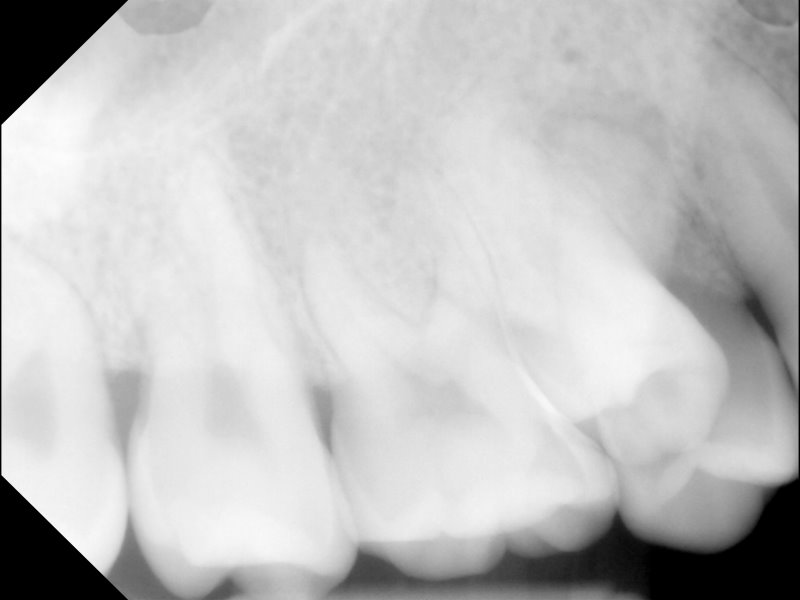
%> input picture 1_Image_Filtering/teeth.jpg, 800 x 600 px
$ octave HW1_2b.m   (GNU Octave 9; MATLAB toolbox functions it lacks are replaced by stand-ins)
%> lines starting %> are read from the running program, lines starting %| are printed output that depends on the picture
clear all; clc; close all;

I = imread('teeth.jpg');
%> I is the input picture: size 600x800 uint8; min 0, max 255, mean 193.1
%% Using the codes from 2a
n = 8;
M = size(I,1);
%> M = 600
N = size(I,2);
%> N = 800
min_level = double(min(min(I)));
%> min_level = 0
max_level = double(max(max(I)));
%> max_level = 255

h = zeros(max_level-min_level+1,1);
for i = 1:M
    for j = 1:N
        h(I(i,j)-min_level+1) = h(I(i,j)-min_level+1) + 1;
    end
end
%> after the loop, h = 256 values, max 25134 at index 1, min 0 at index 256, mean 1875

cdf = h;
%> cdf has the same summary as h
for i = 2:length(h)
   cdf(i) = cdf(i-1)+h(i);
end
%> after the loop, cdf = 256 values from 25134 to 480000

q = (2^n-1)/(M*N).*cdf;
%> q = 256 values from 13.35 to 255
q_round = round(q);
%> q_round = 256 values from 13 to 255

for i = 1:M
    for j = 1:N
        I_eq(i,j) = uint8(q_round(uint8(I(i,j))+1));
    end
end
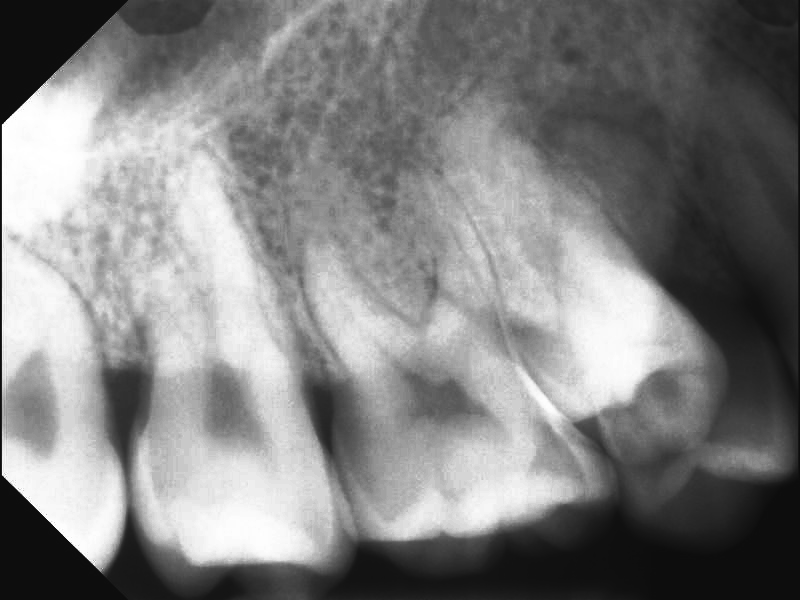
%> I_eq: size 600x800 uint8; min 13, max 255, mean 129.4

h_eq = zeros(max_level-min_level+1,1);
for i = 1:M
    for j = 1:N
        h_eq(I_eq(i,j)-min_level+1) = h_eq(I_eq(i,j)-min_level+1) + 1;
    end
end
%> after the loop, h_eq = 256 values, max 25134 at index 14, min 0 at index 1, mean 1875

level = min_level:max_level;
%> level = 256 values from 0 to 255

figure('pos',[0 100 1300 500]);
subplot(2,4,1); imshow(I,[min_level,max_level]);
title('Original Image')
subplot(2,4,2); imshow(I_eq,[min_level,max_level]);
title('Histogram Equalized Image')
subplot(2,4,5); bar(level,h); axis([-10 300 0 40000]);
title('codes from 2a')
xlabel('level'); ylabel('# of pixels')
subplot(2,4,6); bar(level,h_eq); axis([-10 300 0 40000]);
title('codes from 2a')
xlabel('level'); ylabel('# of pixels')

%% Using MATLAB built-in commands
subplot(2,4,3); imshow(I,[min_level,max_level]);
title('Original Image')
subplot(2,4,4); histeq(I);
title('Histogram Equalized Image')
subplot(2,4,7); histogram(I,2^n);
title('MATLAB built-in'); axis([-10 300 0 40000]);
xlabel('level'); ylabel('# of pixels')
subplot(2,4,8); histogram(histeq(I),2^n);
title('MATLAB built-in')
xlabel('level'); ylabel('# of pixels')
%> after `ylabel('# of pixels')`:
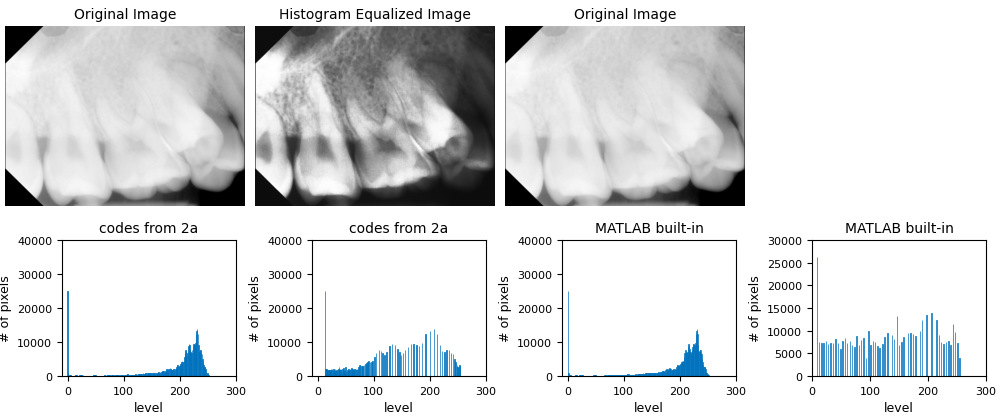
%> figure redrawn from the program's plot data, 7 panels

%% Error between the codes from 2a and MATLAB built-in commands
err = double(I_eq)-double(histeq(I));
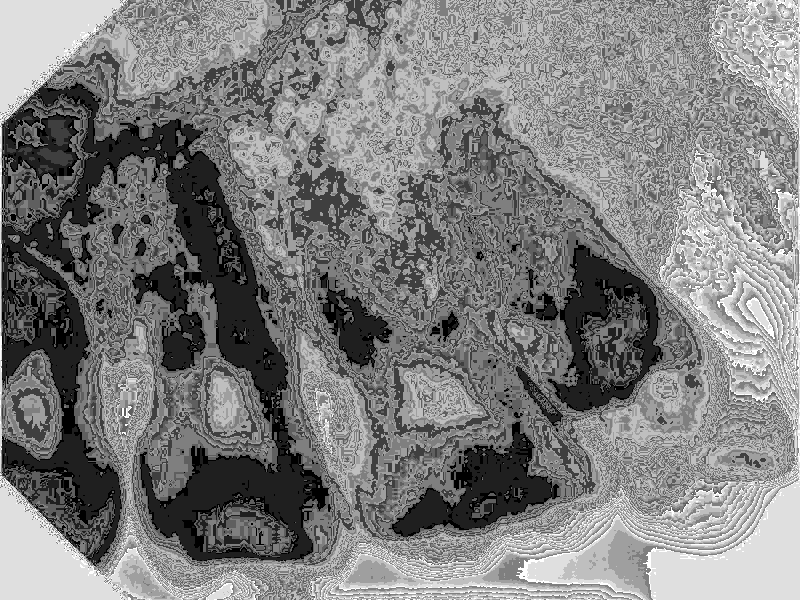
%> err: size 600x800 double; min -2, max 6, mean 1.98; drawn with min black and max white
